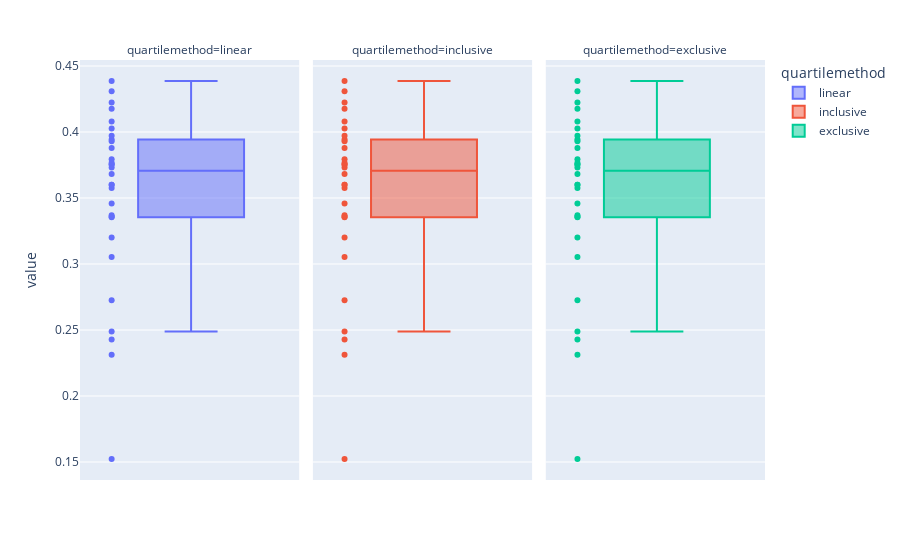

The notebook cell this image was saved under:
### Markdown cell above
### Particle Swarm Optimization (PSO)

### Code cell
import plotly.express as px
import pandas as pd

data = pso_solutions_list
df = pd.DataFrame(dict(
    linear=data,
    inclusive=data,
    exclusive=data
)).melt(var_name="quartilemethod")


fig = px.box(df, y="value", facet_col="quartilemethod", color="quartilemethod",
             boxmode="overlay", points='all')

fig.update_traces(quartilemethod="linear", jitter=0, col=1)
fig.update_traces(quartilemethod="inclusive", jitter=0, col=2)
fig.update_traces(quartilemethod="exclusive", jitter=0, col=3)

fig.show()

### Figure 1 — Plotly figure (JSON) as saved in the notebook; plotly's stock layout.template omitted (floating-point values rounded to 4 significant figures)
{"data": [{"alignmentgroup": "True", "boxpoints": "all", "hovertemplate": "quartilemethod=linear<br>value=%{y}<extra></extra>", "jitter": 0, "legendgroup": "linear", "marker": {"color": "#636efa"}, "name": "linear", "notched": false, "offsetgroup": "linear", "orientation": "v", "quartilemethod": "linear", "showlegend": true, "type": "box", "x0": " ", "xaxis": "x", "y": [0.4177, 0.3201, 0.3358, 0.3794, 0.3767, 0.3369, 0.3753, 0.4309, 0.4026, 0.3943, 0.2726, 0.3601, 0.4387, 0.3459, 0.1523, 0.2312, 0.4081, 0.3576, 0.3753, 0.4223, 0.393, 0.3354, 0.3731, 0.3601, 0.3682, 0.388, 0.2489, 0.3972, 0.3053, 0.2428], "y0": " ", "yaxis": "y"}, {"alignmentgroup": "True", "boxpoints": "all", "hovertemplate": "quartilemethod=inclusive<br>value=%{y}<extra></extra>", "jitter": 0, "legendgroup": "inclusive", "marker": {"color": "#EF553B"}, "name": "inclusive", "notched": false, "offsetgroup": "inclusive", "orientation": "v", "quartilemethod": "inclusive", "showlegend": true, "type": "box", "x0": " ", "xaxis": "x2", "y": [0.4177, 0.3201, 0.3358, 0.3794, 0.3767, 0.3369, 0.3753, 0.4309, 0.4026, 0.3943, 0.2726, 0.3601, 0.4387, 0.3459, 0.1523, 0.2312, 0.4081, 0.3576, 0.3753, 0.4223, 0.393, 0.3354, 0.3731, 0.3601, 0.3682, 0.388, 0.2489, 0.3972, 0.3053, 0.2428], "y0": " ", "yaxis": "y2"}, {"alignmentgroup": "True", "boxpoints": "all", "hovertemplate": "quartilemethod=exclusive<br>value=%{y}<extra></extra>", "jitter": 0, "legendgroup": "exclusive", "marker": {"color": "#00cc96"}, "name": "exclusive", "notched": false, "offsetgroup": "exclusive", "orientation": "v", "quartilemethod": "exclusive", "showlegend": true, "type": "box", "x0": " ", "xaxis": "x3", "y": [0.4177, 0.3201, 0.3358, 0.3794, 0.3767, 0.3369, 0.3753, 0.4309, 0.4026, 0.3943, 0.2726, 0.3601, 0.4387, 0.3459, 0.1523, 0.2312, 0.4081, 0.3576, 0.3753, 0.4223, 0.393, 0.3354, 0.3731, 0.3601, 0.3682, 0.388, 0.2489, 0.3972, 0.3053, 0.2428], "y0": " ", "yaxis": "y3"}], "layout": {"annotations": [{"font": {}, "showarrow": false, "text": "quartilemethod=linear", "x": 0.16, "xanchor": "center", "xref": "paper", "y": 1, "yanchor": "bottom", "yref": "paper"}, {"font": {}, "showarrow": false, "text": "quartilemethod=inclusive", "x": 0.5, "xanchor": "center", "xref": "paper", "y": 1, "yanchor": "bottom", "yref": "paper"}, {"font": {}, "showarrow": false, "text": "quartilemethod=exclusive", "x": 0.84, "xanchor": "center", "xref": "paper", "y": 1, "yanchor": "bottom", "yref": "paper"}], "boxmode": "overlay", "legend": {"title": {"text": "quartilemethod"}, "tracegroupgap": 0}, "margin": {"t": 60}, "xaxis": {"anchor": "y", "domain": [0, 0.32]}, "xaxis2": {"anchor": "y2", "domain": [0.34, 0.66], "matches": "x"}, "xaxis3": {"anchor": "y3", "domain": [0.68, 1.0], "matches": "x"}, "yaxis": {"anchor": "x", "domain": [0, 1], "title": {"text": "value"}}, "yaxis2": {"anchor": "x2", "domain": [0, 1], "matches": "y", "showticklabels": false}, "yaxis3": {"anchor": "x3", "domain": [0, 1], "matches": "y", "showticklabels": false}}}
